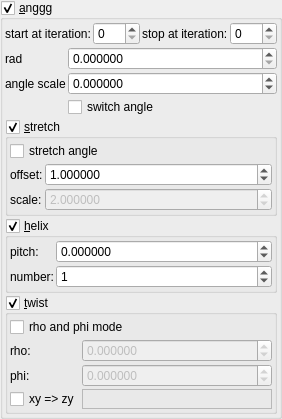
    <widget class="MyGroupBox" name="groupCheck_transf_function_enabledD_false">
     <property name="title">
      <string>&amp;anggg</string>
     </property>
     <property name="checkable">
      <bool>true</bool>
     </property>
     <layout class="QVBoxLayout" name="verticalLayout_17" stretch="0,0,0,0,0">
      <property name="spacing">
       <number>2</number>
      </property>
      <property name="leftMargin">
       <number>2</number>
      </property>
      <property name="topMargin">
       <number>2</number>
      </property>
      <property name="rightMargin">
       <number>2</number>
      </property>
      <property name="bottomMargin">
       <number>2</number>
      </property>
      <item>
       <layout class="QHBoxLayout" name="horizontalLayout_21" stretch="0,1,0,1">
        <item>
         <widget class="QLabel" name="label_101">
          <property name="text">
           <string>start at iteration:</string>
          </property>
         </widget>
        </item>
        <item>
         <widget class="MySpinBox" name="spinboxInt_transf_start_iterations_D">
          <property name="sizePolicy">
           <sizepolicy hsizetype="Minimum" vsizetype="Maximum">
            <horstretch>0</horstretch>
            <verstretch>0</verstretch>
           </sizepolicy>
          </property>
          <property name="minimum">
           <number>0</number>
          </property>
          <property name="maximum">
           <number>999</number>
          </property>
          <property name="value">
           <number>0</number>
          </property>
         </widget>
        </item>
        <item>
         <widget class="QLabel" name="label_73">
          <property name="text">
           <string>stop at iteration:</string>
          </property>
         </widget>
        </item>
        <item>
         <widget class="MySpinBox" name="spinboxInt_transf_stop_iterations_D1">
          <property name="sizePolicy">
           <sizepolicy hsizetype="Preferred" vsizetype="Maximum">
            <horstretch>0</horstretch>
            <verstretch>0</verstretch>
           </sizepolicy>
          </property>
          <property name="maximum">
           <number>999</number>
          </property>
         </widget>
        </item>
       </layout>
      </item>
      <item>
       <layout class="QGridLayout" name="gridLayout_59" columnstretch="0,1">
        <property name="spacing">
         <number>2</number>
        </property>
        <item row="0" column="0">
         <widget class="QLabel" name="label_39">
          <property name="text">
           <string>rad</string>
          </property>
         </widget>
        </item>
        <item row="1" column="1">
         <widget class="MyDoubleSpinBox" name="spinbox_transf_scaleA_1">
          <property name="sizePolicy">
           <sizepolicy hsizetype="Minimum" vsizetype="Maximum">
            <horstretch>0</horstretch>
            <verstretch>0</verstretch>
           </sizepolicy>
          </property>
          <property name="prefix">
           <string/>
          </property>
          <property name="suffix">
           <string/>
          </property>
          <property name="decimals">
           <number>6</number>
          </property>
          <property name="minimum">
           <double>-99.998999999999995</double>
          </property>
          <property name="maximum">
           <double>99.998999999999995</double>
          </property>
          <property name="singleStep">
           <double>0.100000000000000</double>
          </property>
         </widget>
        </item>
        <item row="0" column="1">
         <widget class="MyDoubleSpinBox" name="spinbox_transf_radius_1">
          <property name="enabled">
           <bool>true</bool>
          </property>
          <property name="sizePolicy">
           <sizepolicy hsizetype="Minimum" vsizetype="Maximum">
            <horstretch>0</horstretch>
            <verstretch>0</verstretch>
           </sizepolicy>
          </property>
          <property name="prefix">
           <string/>
          </property>
          <property name="suffix">
           <string/>
          </property>
          <property name="decimals">
           <number>6</number>
          </property>
          <property name="minimum">
           <double>0.000000000000000</double>
          </property>
          <property name="maximum">
           <double>99.998999999999995</double>
          </property>
          <property name="singleStep">
           <double>0.100000000000000</double>
          </property>
         </widget>
        </item>
        <item row="2" column="1">
         <widget class="MyCheckBox" name="checkBox_transf_function_enabledO_false">
          <property name="enabled">
           <bool>true</bool>
          </property>
          <property name="font">
           <font>
            <weight>50</weight>
            <bold>false</bold>
           </font>
          </property>
          <property name="text">
           <string>switch angle</string>
          </property>
         </widget>
        </item>
        <item row="1" column="0">
         <widget class="QLabel" name="label_38">
          <property name="text">
           <string>angle scale</string>
          </property>
         </widget>
        </item>
       </layout>
      </item>
      <item>
       <widget class="MyGroupBox" name="groupCheck_transf_function_enabledAy_false">
        <property name="toolTip">
         <string/>
        </property>
        <property name="title">
         <string>&amp;stretch</string>
        </property>
        <property name="checkable">
         <bool>true</bool>
        </property>
        <layout class="QVBoxLayout" name="verticalLayout_55">
         <property name="spacing">
          <number>2</number>
         </property>
         <property name="leftMargin">
          <number>2</number>
         </property>
         <property name="topMargin">
          <number>2</number>
         </property>
         <property name="rightMargin">
          <number>2</number>
         </property>
         <property name="bottomMargin">
          <number>2</number>
         </property>
         <item>
          <widget class="MyCheckBox" name="checkBox_transf_function_enabledAy">
           <property name="text">
            <string>stretch angle</string>
           </property>
          </widget>
         </item>
         <item>
          <layout class="QGridLayout" name="gridLayout_27" columnstretch="0,1">
           <property name="spacing">
            <number>2</number>
           </property>
           <item row="0" column="1">
            <widget class="MyDoubleSpinBox" name="spinbox_transf_offsetR_1">
             <property name="sizePolicy">
              <sizepolicy hsizetype="Minimum" vsizetype="Maximum">
               <horstretch>0</horstretch>
               <verstretch>0</verstretch>
              </sizepolicy>
             </property>
             <property name="prefix">
              <string/>
             </property>
             <property name="suffix">
              <string/>
             </property>
             <property name="decimals">
              <number>6</number>
             </property>
             <property name="minimum">
              <double>-99.998999999999995</double>
             </property>
             <property name="maximum">
              <double>99.998999999999995</double>
             </property>
             <property name="singleStep">
              <double>0.100000000000000</double>
             </property>
             <property name="value">
              <double>1.000000000000000</double>
             </property>
            </widget>
           </item>
           <item row="0" column="0">
            <widget class="QLabel" name="label_47">
             <property name="text">
              <string notr="true">offset:</string>
             </property>
            </widget>
           </item>
           <item row="1" column="1">
            <widget class="MyDoubleSpinBox" name="spinbox_transf_scaleA_2">
             <property name="enabled">
              <bool>false</bool>
             </property>
             <property name="sizePolicy">
              <sizepolicy hsizetype="Minimum" vsizetype="Maximum">
               <horstretch>0</horstretch>
               <verstretch>0</verstretch>
              </sizepolicy>
             </property>
             <property name="prefix">
              <string/>
             </property>
             <property name="suffix">
              <string/>
             </property>
             <property name="decimals">
              <number>6</number>
             </property>
             <property name="minimum">
              <double>0.000000000000000</double>
             </property>
             <property name="maximum">
              <double>999.999000000000024</double>
             </property>
             <property name="singleStep">
              <double>0.100000000000000</double>
             </property>
             <property name="value">
              <double>2.000000000000000</double>
             </property>
            </widget>
           </item>
           <item row="1" column="0">
            <widget class="QLabel" name="label_48">
             <property name="text">
              <string notr="true">scale:</string>
             </property>
            </widget>
           </item>
          </layout>
         </item>
        </layout>
       </widget>
      </item>
      <item>
       <widget class="MyGroupBox" name="groupCheck_transf_function_enabledAx_false">
        <property name="title">
         <string>&amp;helix</string>
        </property>
        <property name="checkable">
         <bool>true</bool>
        </property>
        <layout class="QVBoxLayout" name="verticalLayout_14" stretch="0">
         <property name="spacing">
          <number>2</number>
         </property>
         <property name="leftMargin">
          <number>2</number>
         </property>
         <property name="topMargin">
          <number>2</number>
         </property>
         <property name="rightMargin">
          <number>2</number>
         </property>
         <property name="bottomMargin">
          <number>2</number>
         </property>
         <item>
          <layout class="QGridLayout" name="gridLayout_56" columnstretch="0,1">
           <property name="spacing">
            <number>2</number>
           </property>
           <item row="1" column="0">
            <widget class="QLabel" name="label_28">
             <property name="text">
              <string>number:</string>
             </property>
            </widget>
           </item>
           <item row="1" column="1">
            <widget class="MySpinBox" name="spinboxInt_transf_int_1">
             <property name="sizePolicy">
              <sizepolicy hsizetype="Minimum" vsizetype="Maximum">
               <horstretch>0</horstretch>
               <verstretch>0</verstretch>
              </sizepolicy>
             </property>
             <property name="font">
              <font>
               <weight>50</weight>
               <bold>false</bold>
              </font>
             </property>
             <property name="minimum">
              <number>-999</number>
             </property>
             <property name="maximum">
              <number>999</number>
             </property>
             <property name="value">
              <number>1</number>
             </property>
            </widget>
           </item>
           <item row="0" column="1">
            <widget class="MyDoubleSpinBox" name="spinbox_transf_offsetA_2">
             <property name="sizePolicy">
              <sizepolicy hsizetype="Minimum" vsizetype="Maximum">
               <horstretch>0</horstretch>
               <verstretch>0</verstretch>
              </sizepolicy>
             </property>
             <property name="prefix">
              <string/>
             </property>
             <property name="suffix">
              <string/>
             </property>
             <property name="decimals">
              <number>6</number>
             </property>
             <property name="minimum">
              <double>-100000.000000000000000</double>
             </property>
             <property name="maximum">
              <double>100000.000000000000000</double>
             </property>
             <property name="singleStep">
              <double>0.100000000000000</double>
             </property>
            </widget>
           </item>
           <item row="0" column="0">
            <widget class="QLabel" name="label_37">
             <property name="text">
              <string>pitch:</string>
             </property>
            </widget>
           </item>
          </layout>
         </item>
        </layout>
       </widget>
      </item>
      <item>
       <widget class="MyGroupBox" name="groupCheck_transf_function_enabledAz_false">
        <property name="title">
         <string>&amp;twist</string>
        </property>
        <property name="checkable">
         <bool>true</bool>
        </property>
        <layout class="QVBoxLayout" name="verticalLayout_15" stretch="0,0">
         <property name="spacing">
          <number>2</number>
         </property>
         <property name="leftMargin">
          <number>2</number>
         </property>
         <property name="topMargin">
          <number>2</number>
         </property>
         <property name="rightMargin">
          <number>2</number>
         </property>
         <property name="bottomMargin">
          <number>2</number>
         </property>
         <item>
          <widget class="MyCheckBox" name="checkBox_transf_function_enabledAw_false">
           <property name="enabled">
            <bool>true</bool>
           </property>
           <property name="font">
            <font>
             <weight>50</weight>
             <bold>false</bold>
            </font>
           </property>
           <property name="text">
            <string>rho and phi mode</string>
           </property>
          </widget>
         </item>
         <item>
          <layout class="QGridLayout" name="gridLayout_57" columnstretch="0,1">
           <property name="spacing">
            <number>2</number>
           </property>
           <item row="0" column="1">
            <widget class="MyDoubleSpinBox" name="spinbox_transf_offsetA_0">
             <property name="enabled">
              <bool>false</bool>
             </property>
             <property name="sizePolicy">
              <sizepolicy hsizetype="Minimum" vsizetype="Maximum">
               <horstretch>0</horstretch>
               <verstretch>0</verstretch>
              </sizepolicy>
             </property>
             <property name="prefix">
              <string/>
             </property>
             <property name="suffix">
              <string/>
             </property>
             <property name="decimals">
              <number>6</number>
             </property>
             <property name="minimum">
              <double>-100000.000000000000000</double>
             </property>
             <property name="maximum">
              <double>100000.000000000000000</double>
             </property>
             <property name="singleStep">
              <double>0.100000000000000</double>
             </property>
            </widget>
           </item>
           <item row="2" column="0">
            <widget class="MyCheckBox" name="checkBox_transf_function_enabledN_false">
             <property name="enabled">
              <bool>true</bool>
             </property>
             <property name="font">
              <font>
               <weight>50</weight>
               <bold>false</bold>
              </font>
             </property>
             <property name="text">
              <string>xy =&gt; zy</string>
             </property>
            </widget>
           </item>
           <item row="1" column="1">
            <widget class="MyDoubleSpinBox" name="spinbox_transf_offsetB_0">
             <property name="enabled">
              <bool>false</bool>
             </property>
             <property name="sizePolicy">
              <sizepolicy hsizetype="Minimum" vsizetype="Maximum">
               <horstretch>0</horstretch>
               <verstretch>0</verstretch>
              </sizepolicy>
             </property>
             <property name="prefix">
              <string/>
             </property>
             <property name="suffix">
              <string/>
             </property>
             <property name="decimals">
              <number>6</number>
             </property>
             <property name="minimum">
              <double>-100000.000000000000000</double>
             </property>
             <property name="maximum">
              <double>100000.000000000000000</double>
             </property>
             <property name="singleStep">
              <double>0.100000000000000</double>
             </property>
            </widget>
           </item>
           <item row="1" column="0">
            <widget class="QLabel" name="label_29">
             <property name="text">
              <string>phi:</string>
             </property>
            </widget>
           </item>
           <item row="0" column="0">
            <widget class="QLabel" name="label_32">
             <property name="text">
              <string>rho:</string>
             </property>
            </widget>
           </item>
           <item row="2" column="1">
            <widget class="QFrame" name="frame_2">
             <property name="frameShape">
              <enum>QFrame::StyledPanel</enum>
             </property>
             <property name="frameShadow">
              <enum>QFrame::Raised</enum>
             </property>
            </widget>
           </item>
          </layout>
         </item>
        </layout>
       </widget>
      </item>
     </layout>
    </widget>
